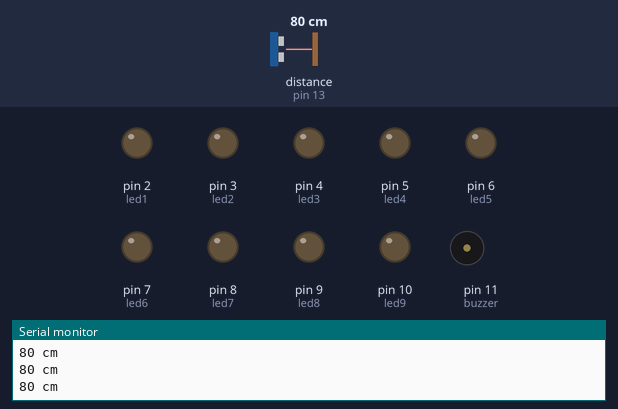
Simulated run of this sketch. Board: Arduino Uno, built with avr-gcc and run on an emulated ATmega328P. Parts: output pins drawn as LEDs (lit = HIGH), buzzer (waves = sounding), the last lines printed to the serial monitor. Wiring (inferred from the names in the program): ultrasonic range finder: trigger pin 12; echo pin 13. Inputs (shaded band) come from the test bench; at power-on: distance to the obstacle (sensor on pin 13) 80 cm. The echo pulse lasts 58.3 µs per cm; pins used as bus, display or sensor lines are not drawn.

Above: at 1.2 s.
1.3 s: distance to the obstacle (sensor on pin 13) set to 39 cm
3.3 s: distance to the obstacle (sensor on pin 13) set to 33 cm
At 6.0 s:
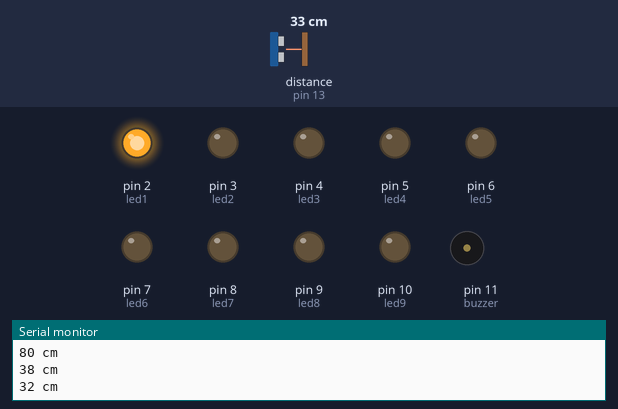
6.3 s: distance to the obstacle (sensor on pin 13) set to 32 cm
At 8.6 s:
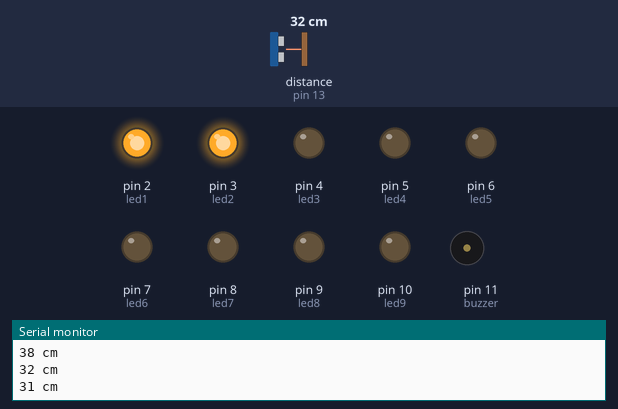
9.3 s: distance to the obstacle (sensor on pin 13) set to 28 cm
At 12.1 s:
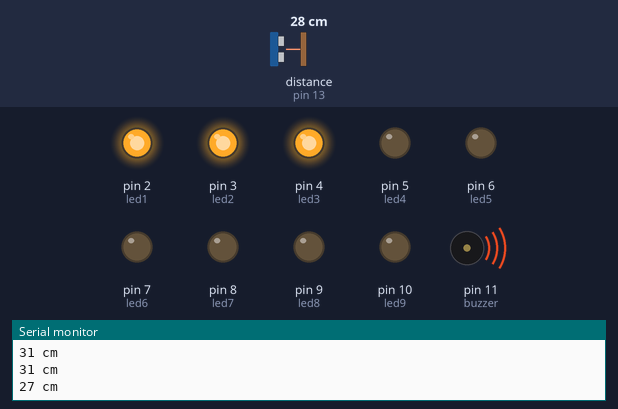
12.3 s: distance to the obstacle (sensor on pin 13) set to 14 cm
At 14.2 s:
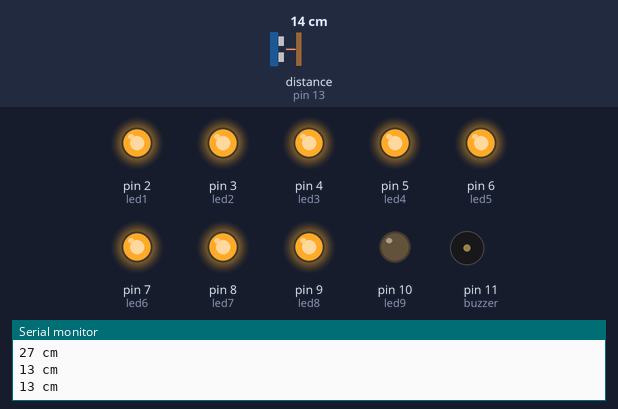
15.3 s: distance to the obstacle (sensor on pin 13) set to 35 cm
At 16.4 s:
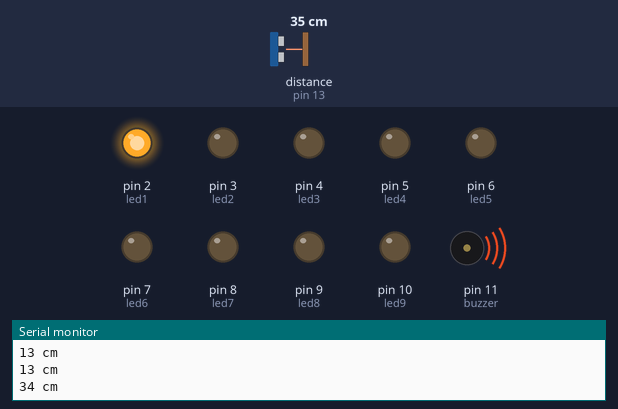
Timing chart, 0 to 19.3 s (numbered marks = the images above; inputs shaded):
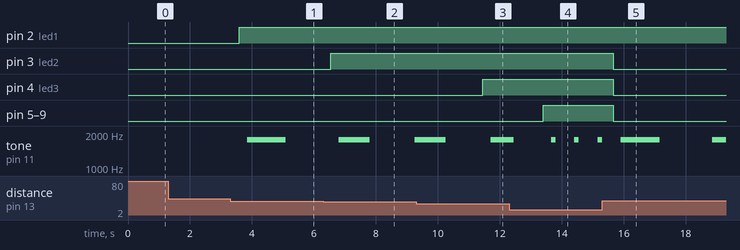

Measured:
- the behaviour switches between 36 and 35 cm on distance to the obstacle (sensor on pin 13) (found by bisection; images 0 and 1)
- the behaviour switches between 33 and 32 cm on distance to the obstacle (sensor on pin 13) (found by bisection; images 1 and 2)
- the behaviour switches between 30 and 29 cm on distance to the obstacle (sensor on pin 13) (found by bisection; images 2 and 3)
- after the input at 3.3 s, pin 2 (led1): LOW → HIGH after 0.29 s; tone on pin 11 (buzzer): silent → 1780 Hz after 0.54 s, → silent 1.3 s later
- after the input at 6.3 s, pin 3 (led2): LOW → HIGH after 0.25 s
- after the input at 9.3 s, pin 4 (led3): LOW → HIGH after 2.2 s
- after the input at 12.3 s, pin 5 (led4), pin 6 (led5), pin 7 (led6), pin 8 (led7), pin 9 (led8): LOW → HIGH after 1.1 s
- after the input at 15.3 s, pin 3 (led2), pin 4 (led3), pin 5 (led4), pin 6 (led5), pin 7 (led6), pin 8 (led7), pin 9 (led8): HIGH → LOW after 0.36 s

The sketch:

invasor_teste_led_buzzer_sonar.ino
```cpp
//set pinos
//LEDS
const int led1 = 2;
const int led2 = 3;
const int led3 = 4;
const int led4 = 5;
const int led5 = 6;
const int led6 = 7;
const int led7 = 8;
const int led8 = 9;
const int led9 = 10;

//BUZZER
const int buzzer = 11;

//SONAR HCSR-04
const int pingPin = 12; //trigger
const int pingReceive = 13; //echo
/*
void sonar(void){
  long duration, distancia;
  digitalWrite(pingPin, LOW);
  delayMicroseconds(2);
  digitalWrite(pingPin, HIGH);
  delayMicroseconds(5);
  digitalWrite(pingPin, LOW);
  duration = pulseIn(pingReceive, HIGH);
  distancia = duration / 58;
  Serial.print(distancia);
  Serial.println(" cm");
  delay(200);
  return distancia;
 }
 */
void setup() {
  // put your setup code here, to run once:
  Serial.begin(9600);

  pinMode(led1,OUTPUT);
  pinMode(led2,OUTPUT);
  pinMode(led3,OUTPUT);
  pinMode(led4,OUTPUT);
  pinMode(led5,OUTPUT);
  pinMode(led6,OUTPUT);
  pinMode(led7,OUTPUT);
  pinMode(led8,OUTPUT);
  pinMode(led9,OUTPUT);

  pinMode(buzzer,OUTPUT);

  pinMode(pingPin, OUTPUT);
  pinMode(pingReceive, INPUT);
}

void loop() {
  // put your main code here, to run repeatedly:
    long duration, distance;
  digitalWrite(pingPin, LOW);
  delayMicroseconds(2);
  digitalWrite(pingPin, HIGH);
  delayMicroseconds(5);
  digitalWrite(pingPin, LOW);
  duration = pulseIn(pingReceive, HIGH);
  distance = duration / 58;
  Serial.print(distance);
  Serial.println(" cm");
  delay(200);

  if(distance>=35 && distance<80){
    digitalWrite(led1,LOW);
    digitalWrite(led2,LOW);
    digitalWrite(led3,LOW);
    digitalWrite(led4,LOW);
    digitalWrite(led5,LOW);
    digitalWrite(led6,LOW);
    digitalWrite(led7,LOW);
    digitalWrite(led8,LOW);
    digitalWrite(led9,LOW);
    delay(250);
    //Ligando o buzzer com uma frequencia de 1500 hz.
   // tone(buzzer,1780);
    //delay(1500);

    //Desligando o buzzer.
    noTone(buzzer);
    delay(1500);
    }
  if(distance>=32 && distance<35){
    digitalWrite(led1,HIGH);
    digitalWrite(led2,LOW);
    digitalWrite(led3,LOW);
    digitalWrite(led4,LOW);
    digitalWrite(led5,LOW);
    digitalWrite(led6,LOW);
    digitalWrite(led7,LOW);
    digitalWrite(led8,LOW);
    digitalWrite(led9,LOW);
    delay(250);
    //Ligando o buzzer com uma frequencia de 1500 hz.
    tone(buzzer,1780);
    delay(1250);

    //Desligando o buzzer.
    noTone(buzzer);
    delay(1250);
    }
    if(distance>=29 && distance<32){
      digitalWrite(led1,HIGH);
      digitalWrite(led2,HIGH);
      digitalWrite(led3,LOW);
      digitalWrite(led4,LOW);
      digitalWrite(led5,LOW);
      digitalWrite(led6,LOW);
      digitalWrite(led7,LOW);
      digitalWrite(led8,LOW);
      digitalWrite(led9,LOW);
      delay(250);
      //Ligando o buzzer com uma frequencia de 1500 hz.
      tone(buzzer,1780);
      delay(1000);

      //Desligando o buzzer.
      noTone(buzzer);
      delay(1000);

      }
    if(distance>=26 && distance<29){
      digitalWrite(led1,HIGH);
      digitalWrite(led2,HIGH);
      digitalWrite(led3,HIGH);
      digitalWrite(led4,LOW);
      digitalWrite(led5,LOW);
      digitalWrite(led6,LOW);
      digitalWrite(led7,LOW);
      digitalWrite(led8,LOW);
      digitalWrite(led9,LOW);
      delay(250);
      //Ligando o buzzer com uma frequencia de 1500 hz.
      tone(buzzer,1780);
      delay(750);

      //Desligando o buzzer.
      noTone(buzzer);
      delay(750);
      }
     if(distance>=23 && distance<26){
      digitalWrite(led1,HIGH);
      digitalWrite(led2,HIGH);
      digitalWrite(led3,HIGH);
      digitalWrite(led4,HIGH);
      digitalWrite(led5,LOW);
      digitalWrite(led6,LOW);
      digitalWrite(led7,LOW);
      digitalWrite(led8,LOW);
      digitalWrite(led9,LOW);
      delay(250);
      //Ligando o buzzer com uma frequencia de 1500 hz.
      tone(buzzer,1780);
      delay(600);

      //Desligando o buzzer.
      noTone(buzzer);
      delay(600);
      }
     if(distance>=20 && distance<23){
      digitalWrite(led1,HIGH);
      digitalWrite(led2,HIGH);
      digitalWrite(led3,HIGH);
      digitalWrite(led4,HIGH);
      digitalWrite(led5,HIGH);
      digitalWrite(led6,LOW);
      digitalWrite(led7,LOW);
      digitalWrite(led8,LOW);
      digitalWrite(led9,LOW);
      delay(250);
      //Ligando o buzzer com uma frequencia de 1500 hz.
      tone(buzzer,1780);
      delay(500);

      //Desligando o buzzer.
      noTone(buzzer);
      delay(500);
      }
     if(distance>=17 && distance<20){
      digitalWrite(led1,HIGH);
      digitalWrite(led2,HIGH);
      digitalWrite(led3,HIGH);
      digitalWrite(led4,HIGH);
      digitalWrite(led5,HIGH);
      digitalWrite(led6,HIGH);
      digitalWrite(led7,LOW);
      digitalWrite(led8,LOW);
      digitalWrite(led9,LOW);
      delay(250);
      //Ligando o buzzer com uma frequencia de 1500 hz.
      tone(buzzer,1780);
      delay(400);

      //Desligando o buzzer.
      noTone(buzzer);
      delay(400);
      }
     if(distance>=14 && distance<17){
      digitalWrite(led1,HIGH);
      digitalWrite(led2,HIGH);
      digitalWrite(led3,HIGH);
      digitalWrite(led4,HIGH);
      digitalWrite(led5,HIGH);
      digitalWrite(led6,HIGH);
      digitalWrite(led7,HIGH);
      digitalWrite(led8,LOW);
      digitalWrite(led9,LOW);
      delay(250);
      //Ligando o buzzer com uma frequencia de 1500 hz.
      tone(buzzer,1780);
      delay(250);

      //Desligando o buzzer.
      noTone(buzzer);
      delay(250);
      }
     if(distance>=10 && distance<14){
      digitalWrite(led1,HIGH);
      digitalWrite(led2,HIGH);
      digitalWrite(led3,HIGH);
      digitalWrite(led4,HIGH);
      digitalWrite(led5,HIGH);
      digitalWrite(led6,HIGH);
      digitalWrite(led7,HIGH);
      digitalWrite(led8,HIGH);
      digitalWrite(led9,LOW);
      delay(250);
      //Ligando o buzzer com uma frequencia de 1500 hz.
      tone(buzzer,1780);
      delay(150);

      //Desligando o buzzer.
      noTone(buzzer);
      delay(150);
      }
     if(distance>0 && distance<10){
      digitalWrite(led1,HIGH);
      digitalWrite(led2,HIGH);
      digitalWrite(led3,HIGH);
      digitalWrite(led4,HIGH);
      digitalWrite(led5,HIGH);
      digitalWrite(led6,HIGH);
      digitalWrite(led7,HIGH);
      digitalWrite(led8,HIGH);
      digitalWrite(led9,HIGH);
      delay(250);
      //Ligando o buzzer com uma frequencia de 1500 hz.
      tone(buzzer,1780);
      delay(200);

      //Desligando o buzzer.
      //noTone(buzzer);
      //delay(200);
      }
  }
```
